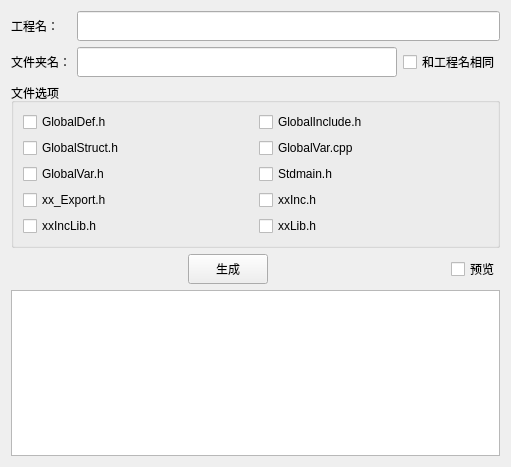
<?xml version="1.0" encoding="UTF-8"?>
<ui version="4.0">
 <class>CreateProjectFileForm</class>
 <widget class="QWidget" name="CreateProjectFileForm">
  <property name="geometry">
   <rect>
    <x>0</x>
    <y>0</y>
    <width>511</width>
    <height>467</height>
   </rect>
  </property>
  <property name="windowTitle">
   <string>Form</string>
  </property>
  <layout class="QVBoxLayout" name="verticalLayout">
   <item>
    <layout class="QHBoxLayout" name="horizontalLayout_2">
     <item>
      <widget class="QLabel" name="label">
       <property name="minimumSize">
        <size>
         <width>60</width>
         <height>0</height>
        </size>
       </property>
       <property name="text">
        <string>工程名：</string>
       </property>
      </widget>
     </item>
     <item>
      <widget class="QLineEdit" name="let_proName">
       <property name="minimumSize">
        <size>
         <width>0</width>
         <height>30</height>
        </size>
       </property>
      </widget>
     </item>
    </layout>
   </item>
   <item>
    <layout class="QHBoxLayout" name="horizontalLayout">
     <item>
      <widget class="QLabel" name="label_2">
       <property name="minimumSize">
        <size>
         <width>60</width>
         <height>0</height>
        </size>
       </property>
       <property name="text">
        <string>文件夹名：</string>
       </property>
      </widget>
     </item>
     <item>
      <widget class="QLineEdit" name="let_folderName">
       <property name="minimumSize">
        <size>
         <width>0</width>
         <height>30</height>
        </size>
       </property>
      </widget>
     </item>
     <item>
      <widget class="QCheckBox" name="cbxSameProName">
       <property name="text">
        <string>和工程名相同</string>
       </property>
      </widget>
     </item>
    </layout>
   </item>
   <item>
    <widget class="QGroupBox" name="groupBox">
     <property name="title">
      <string>文件选项</string>
     </property>
     <layout class="QGridLayout" name="gridLayout">
      <item row="0" column="0">
       <widget class="QCheckBox" name="cbx_def">
        <property name="text">
         <string>GlobalDef.h</string>
        </property>
       </widget>
      </item>
      <item row="0" column="1">
       <widget class="QCheckBox" name="cbx_Inc">
        <property name="text">
         <string>GlobalInclude.h</string>
        </property>
       </widget>
      </item>
      <item row="1" column="0">
       <widget class="QCheckBox" name="cbx_struct">
        <property name="text">
         <string>GlobalStruct.h</string>
        </property>
       </widget>
      </item>
      <item row="1" column="1">
       <widget class="QCheckBox" name="cbx_var">
        <property name="text">
         <string>GlobalVar.cpp</string>
        </property>
       </widget>
      </item>
      <item row="2" column="0">
       <widget class="QCheckBox" name="cbx_var_2">
        <property name="text">
         <string>GlobalVar.h</string>
        </property>
       </widget>
      </item>
      <item row="2" column="1">
       <widget class="QCheckBox" name="cbx_stdmain">
        <property name="text">
         <string>Stdmain.h</string>
        </property>
       </widget>
      </item>
      <item row="3" column="0">
       <widget class="QCheckBox" name="cbx_export">
        <property name="text">
         <string>xx_Export.h</string>
        </property>
       </widget>
      </item>
      <item row="3" column="1">
       <widget class="QCheckBox" name="cbx_xxinc">
        <property name="text">
         <string>xxInc.h</string>
        </property>
       </widget>
      </item>
      <item row="4" column="0">
       <widget class="QCheckBox" name="cbx_xxincLib">
        <property name="text">
         <string>xxIncLib.h</string>
        </property>
       </widget>
      </item>
      <item row="4" column="1">
       <widget class="QCheckBox" name="cbx_xxLib">
        <property name="text">
         <string>xxLib.h</string>
        </property>
       </widget>
      </item>
     </layout>
    </widget>
   </item>
   <item>
    <layout class="QHBoxLayout" name="horizontalLayout_3">
     <item>
      <spacer name="horizontalSpacer_2">
       <property name="orientation">
        <enum>Qt::Horizontal</enum>
       </property>
       <property name="sizeHint" stdset="0">
        <size>
         <width>40</width>
         <height>20</height>
        </size>
       </property>
      </spacer>
     </item>
     <item>
      <widget class="QPushButton" name="pbnCreate">
       <property name="minimumSize">
        <size>
         <width>80</width>
         <height>30</height>
        </size>
       </property>
       <property name="text">
        <string>生成</string>
       </property>
      </widget>
     </item>
     <item>
      <spacer name="horizontalSpacer">
       <property name="orientation">
        <enum>Qt::Horizontal</enum>
       </property>
       <property name="sizeHint" stdset="0">
        <size>
         <width>40</width>
         <height>20</height>
        </size>
       </property>
      </spacer>
     </item>
     <item>
      <widget class="QCheckBox" name="cbx_preview">
       <property name="text">
        <string>预览</string>
       </property>
      </widget>
     </item>
    </layout>
   </item>
   <item>
    <widget class="QTextBrowser" name="textBrowser"/>
   </item>
  </layout>
 </widget>
 <resources/>
 <connections/>
</ui>
